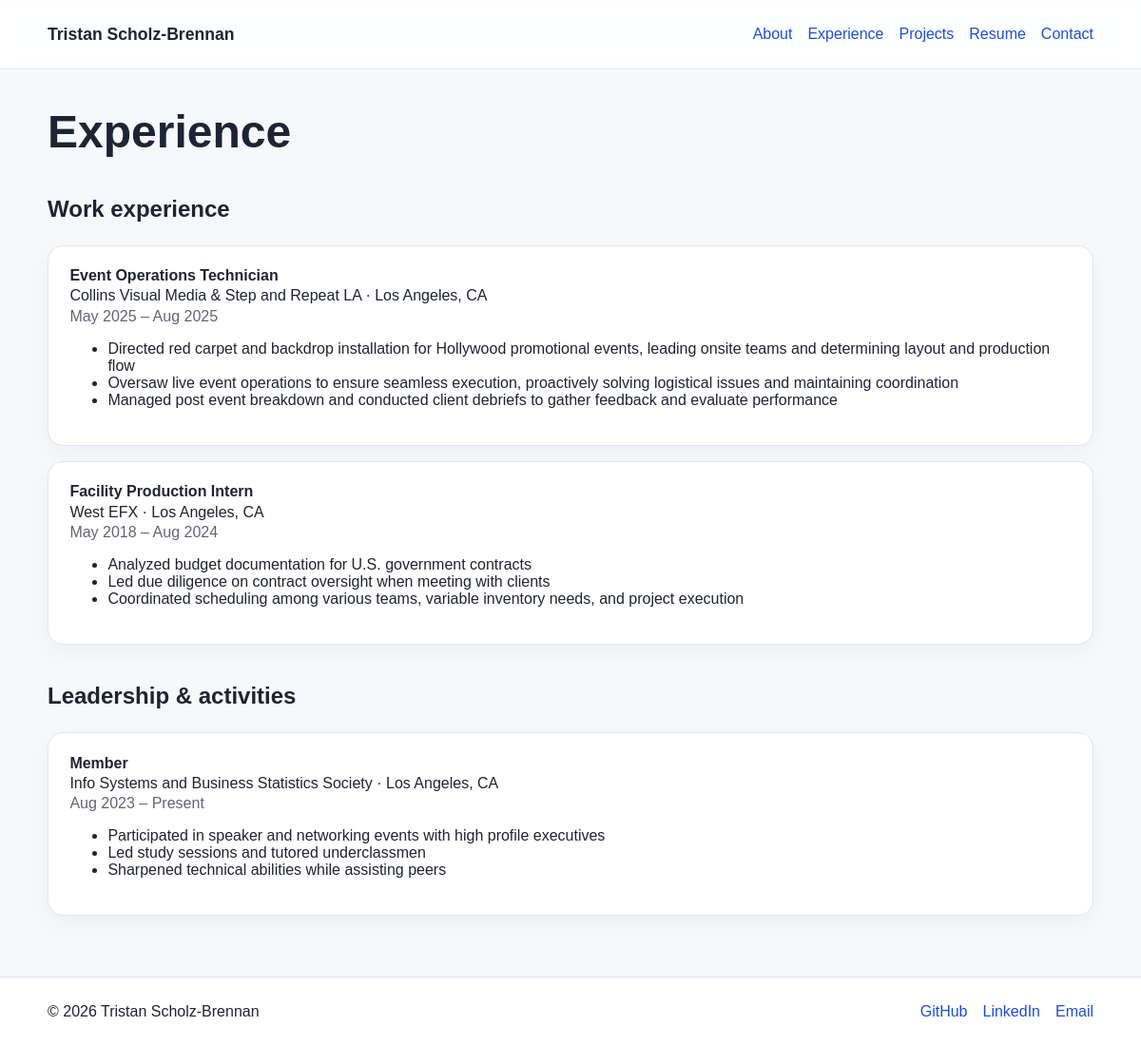
Screenshot of /experience with the database file from the repository.
### app/models.py (models this page shows)
class Profile(Base):
    __tablename__ = "profiles"
    id = Column(Integer, primary_key=True, index=True)
    full_name = Column(String(255), nullable=True)
    headline = Column(String(255), nullable=False)
    summary = Column(Text, nullable=False)
    location = Column(String(255), default="Remote")
    email = Column(String(255), nullable=False)
    linkedin_url = Column(String(255), nullable=True)
    github_url = Column(String(255), nullable=True)
    resume_url = Column(String(255), nullable=True)
    profile_image = Column(String(255), nullable=True)
    focus_area = Column(String(255), default="Data & AI")
    seeking = Column(String(255), nullable=True)
    about = Column(Text, nullable=True)
    highlights = Column(JSON, default=list)

class Experience(Base):
    __tablename__ = "experiences"
    id = Column(Integer, primary_key=True, index=True)
    role_title = Column(String(255), nullable=False)
    company_name = Column(String(255), nullable=False)
    start_date = Column(String(50), nullable=False)
    end_date = Column(String(50), nullable=True)
    location = Column(String(255), nullable=True)
    summary = Column(Text, nullable=False)
    bullet_points = Column(JSON, default=list)
    impact_notes = Column(JSON, default=list)
    skills = Column(JSON, default=list)
    category = Column(String(50), default="work")

### app/main.py (the view)
@app.get("/experience", response_class=HTMLResponse)
async def experience(request: Request):
    profile = get_public_profile()
    experiences = get_experiences()
    return templates.TemplateResponse(
        "experience.html",
        {"request": request, "profile": profile, "experiences": experiences},
    )

### templates/experience.html (shortened to what this page needs)
{% extends "base.html" %}
{% macro experience_card(item) %}
<article class="timeline-item card">
  <div class="timeline-meta">
    <strong>{{ item.role_title }}</strong>
    <span>{{ item.company_name }}{% if item.location %} · {{ item.location }}{% endif %}</span>
    <span class="dates">{{ item.start_date }} – {{ item.end_date or 'Present' }}</span>
  </div>
  {% if item.bullet_points %}
  <ul>
    {% for bullet in item.bullet_points %}
    <li>{{ bullet }}</li>
    {% endfor %}
  </ul>
  {% else %}
  <p>{{ item.summary }}</p>
  {% endif %}
</article>
{% endmacro %}
{% block content %}
{% set work = experiences | rejectattr('category', 'equalto', 'activity') | list %}
{% set activities = experiences | selectattr('category', 'equalto', 'activity') | list %}
<section class="section container">
  <h1>Experience</h1>
  {% if work %}
  <h2>Work experience</h2>
  <div class="timeline">
    {% for item in work %}{{ experience_card(item) }}{% endfor %}
  </div>
  {% endif %}
  {% if activities %}
  <h2>Leadership &amp; activities</h2>
  <div class="timeline">
    {% for item in activities %}{{ experience_card(item) }}{% endfor %}
  </div>
  {% endif %}
</section>
{% endblock %}

### templates/base.html (shortened to what this page needs)
<!doctype html>
<html lang="en">
  <head>
    <link rel="stylesheet" href="/static/css/site.css" />
  </head>
  <body>
    <header class="site-header">
      <div class="container nav-wrap">
        <a class="brand" href="/">{{ profile.full_name or profile.headline }}</a>
        <nav class="site-nav">
          <a href="/about">About</a>
          <a href="/experience">Experience</a>
          <a href="/projects">Projects</a>
          <a href="/resume">Resume</a>
          <a href="/contact">Contact</a>
        </nav>
      </div>
    </header>
    <main>
      {% block content %}{% endblock %}
    </main>
    <footer class="site-footer">
      <div class="container footer-wrap">
        <p>© 2026 {{ profile.full_name or profile.headline }}</p>
        <div class="footer-links">
          <a href="{{ profile.contact_links.github }}">GitHub</a>
          <a href="{{ profile.contact_links.linkedin }}">LinkedIn</a>
          <a href="mailto:{{ profile.contact_links.email }}">Email</a>
        </div>
      </div>
    </footer>
  </body>
</html>

### static/css/site.css (style rules this page uses)
:root { --bg: #f6f8fb; --panel: #ffffff; --ink: #1d2433; --muted: #5d6577; --line: #dfe6ef; --accent: #1d4ed8; --accent-strong: #1637a5; }
* { box-sizing: border-box; }
body { margin: 0; font-family: Arial, Helvetica, sans-serif; background: var(--bg); color: var(--ink); }
a { color: var(--accent); text-decoration: none; }
.container { width: min(1100px, calc(100% - 2rem)); margin: 0 auto; }
.site-header { background: rgba(255, 255, 255, 0.9); border-bottom: 1px solid var(--line); position: sticky; top: 0; backdrop-filter: blur(10px); }
.nav-wrap, .footer-wrap { display: flex; align-items: center; justify-content: space-between; min-height: 72px; }
.brand { font-weight: 700; font-size: 1.1rem; color: var(--ink); }
.site-nav { display: flex; gap: 1rem; flex-wrap: wrap; }
.hero h1, .section h1 { font-size: clamp(2rem, 4vw, 3.5rem); line-height: 1.1; margin: 0.5rem 0 1rem; }
.hero-card, .card { background: var(--panel); border: 1px solid var(--line); border-radius: 16px; padding: 1.5rem; box-shadow: 0 8px 24px rgba(17, 24, 39, 0.04); }
.section { padding: 2rem 0 4rem; }
.timeline { display: grid; gap: 1rem; margin-top: 1.5rem; }
.timeline-item { padding: 1.4rem; }
.timeline-meta { display: flex; flex-direction: column; gap: 0.2rem; margin-bottom: 0.7rem; }
.site-footer { border-top: 1px solid var(--line); background: white; }
.footer-links { display: flex; gap: 1rem; flex-wrap: wrap; }
.section h2 { margin: 2.5rem 0 0.5rem; }
.dates { color: var(--muted); }

### rows the page displays
Profile: full_name "Tristan Scholz-Brennan"
Experience: role_title "Event Operations Technician", company_name "Collins Visual Media & Step and Repeat LA", location "Los Angeles, CA", start_date "May 2025", end_date "Aug 2025", bullet_points "Directed red carpet and backdrop installation for Hollywood promotional events, leading onsite teams and determining layout and production flow" "Oversaw live event operations to ensure seamless execution, proactively solving logistical issues and maintaining coordination" "Managed post event breakdown and conducted client debriefs to gather feedback and evaluate performance"
Experience: role_title "Facility Production Intern", company_name "West EFX", location "Los Angeles, CA", start_date "May 2018", end_date "Aug 2024", bullet_points "Analyzed budget documentation for U.S. government contracts" "Led due diligence on contract oversight when meeting with clients" "Coordinated scheduling among various teams, variable inventory needs, and project execution"
Experience: role_title "Member", company_name "Info Systems and Business Statistics Society", location "Los Angeles, CA", start_date "Aug 2023", end_date "Present", bullet_points "Participated in speaker and networking events with high profile executives" "Led study sessions and tutored underclassmen" "Sharpened technical abilities while assisting peers"
